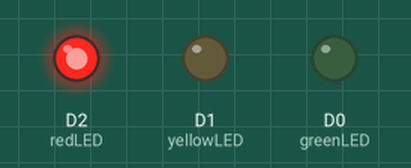
Bench run of a program on a simulated ESP8266 (NodeMCU). Shown: output pins drawn as LEDs (lit = HIGH).

Above: at 0.5 s.
At 1.5 s:
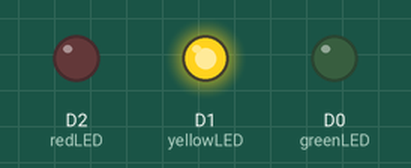
At 5.5 s:
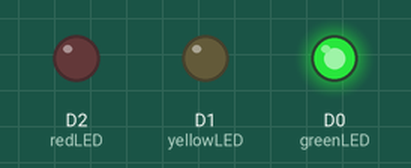
Timing chart, 0 to 6.9 s (numbered marks = the images above):
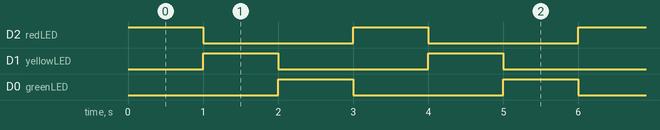

Measured:
- by itself, D2 (redLED), D1 (yellowLED), D0 (greenLED): alternates HIGH for 1.0 s and LOW for 2.0 s
- by itself, everything shown: repeats every 3.0 s, in 4 steps

The program:

main.cpp
```cpp
#include <Arduino.h>

// put function declarations here:
int myFunction(int, int);

int redLED = D2;
int yellowLED = D1;
int greenLED = D0;

void setup() {
  // put setup code here, to run once:
  pinMode(redLED,OUTPUT);
  pinMode(yellowLED,OUTPUT);
  pinMode(greenLED,OUTPUT);
}

void loop() {
  // put your main code here, to run repeatedly:
  digitalWrite(redLED,HIGH);
  delay(1000);
  digitalWrite(redLED,LOW);
  digitalWrite(yellowLED,HIGH);
  delay(1000);
  digitalWrite(yellowLED,LOW);
  digitalWrite(greenLED,HIGH);
  delay(1000);
  digitalWrite(greenLED,LOW);
}

// put function definitions here:
int myFunction(int x, int y) {
  return x + y;
}
```
